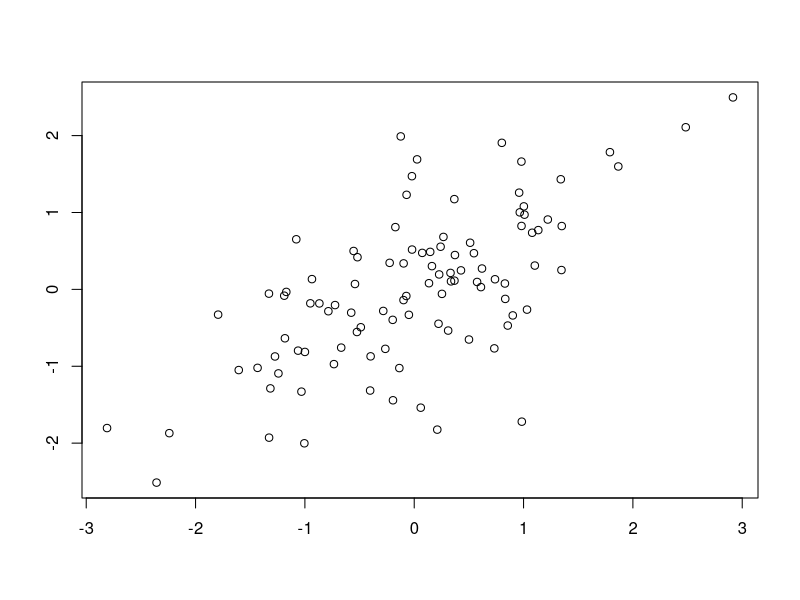

Reproduce this figure in R.
## ---- chunk 1

library(MASS)
d.cor <- 0.66
out.2 <- as.data.frame(mvrnorm(100, mu = c(0,0), 
                             Sigma = matrix(c(1,d.cor,d.cor,1), ncol = 2), 
                             empirical = TRUE))
plot(out.2,frame.plot=TRUE, axes=TRUE,xlab="",ylab= "" )

